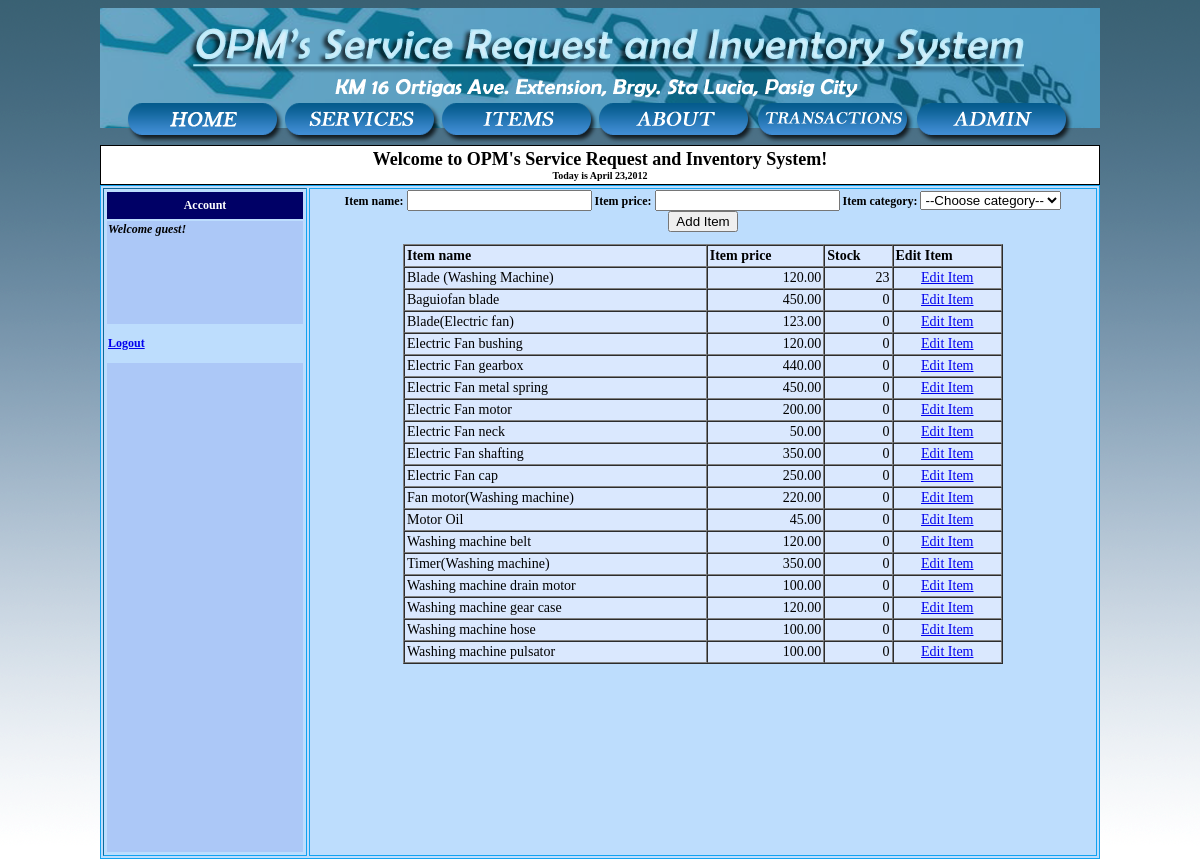
The page /items.php on the database its author committed.
### tables this page shows
CREATE TABLE IF NOT EXISTS `items` (
  `item_id` int(255) NOT NULL AUTO_INCREMENT,
  `category_id` int(255) NOT NULL,
  `name` varchar(100) NOT NULL,
  `info` text NOT NULL,
  `price` decimal(8,2) NOT NULL,
  `stock` int(8) NOT NULL,
  PRIMARY KEY (`item_id`),
  KEY `category_id` (`category_id`),
  KEY `category_id_2` (`category_id`)
);

### includes/sessionstart.php (called while the page is built, shortened)
<?php
	$user = $_SESSION['username'];
	$guest = $_SESSION['guest'];
	if(!isset($user)) $user = 'guest';
?>

### items.php (the view, shortened to what this page needs)
<?php
require_once "includes/sessionstart.php";
?>
<html>
    <head>
    </head>
    <body onLoad="MM_preloadImages('../CS192_presented/img/orderrollover.png','img/homerollover.png','img/servicesrollover.png','img/itemsrollover.png','img/aboutrollover.png','img/transactionsrollover.png','img/adminrollover.png')">
        <table width="990" height="185" border="0" cellpadding="0" cellspacing="0" class="bannerstyle" align="center">
            <tr class="bannerstyle">
                <th height="195" class="bannerstyle style2" scope="col"><div>
                <p align="center">&nbsp;</p>
                <p align="center">&nbsp;</p>
                <p align="center">&nbsp;</p>
                <p align="center">&nbsp;</p>
                <p align="center">&nbsp;</p>
                <p align="center"><a href="home.php" onMouseOut="MM_swapImgRestore()" onMouseOver="MM_swapImage('home','','img/homerollover.png',1)"><img src="img/home.png" name="home" width="157" height="40" border="0"></a><a href="services.php" onMouseOut="MM_swapImgRestore()" onMouseOver="MM_swapImage('Image2','','img/servicesrollover.png',1)"><img src="img/services.png" name="Image2" width="157" height="40" border="0"></a><a href="items.php" onMouseOut="MM_swapImgRestore()" onMouseOver="MM_swapImage('items','','img/itemsrollover.png',1)"><img src="img/items.png" name="items" width="157" height="40" border="0"></a><a href="about.php" onMouseOut="MM_swapImgRestore()" onMouseOver="MM_swapImage('about','','img/aboutrollover.png',1)"><img src="img/about.png" name="about" width="157" height="40" border="0"></a>
                    <?php
                    if ($guest == true) {
                        $write = <<<WRITE
							<a href="order.php" onMouseOut="MM_swapImgRestore()" onMouseOver="MM_swapImage('order','','img/orderrollover.png',1)"><img src="img/order.png" name="order" width="157" height="40" border="0"></a><a href="receipt.php" onMouseOut="MM_swapImgRestore()" onMouseOver="MM_swapImage('receipt','','img/receiptrollover.png',1)"><img src="img/receipt.png" name="receipt" width="157" height="40" border="0"></a>
WRITE;
                        echo $write;
                    } else {
                        $write = <<<WRITE
<a href="transactions.php" onMouseOut="MM_swapImgRestore()" onMouseOver="MM_swapImage('transactions','','img/transactionsrollover.png',1)"><img src="img/transactions.png" name="transactions" width="157" height="40" border="0"></a>
<a href="admin.php" onMouseOut="MM_swapImgRestore()" onMouseOver="MM_swapImage('admin','','img/adminrollover.png',1)"><img src="img/admin.png" name="admin" width="157" height="40" border="0"></a>
WRITE;
                        echo $write;
                    }
                    ?>
                </p>
            </div>            </th>
    </tr>
</table>
<table width="532" height="40" border="0" cellpadding="0" cellspacing="0" class="wholetable" align="center">
    <tr>
        <th width="532" height="40" bordercolor="0" class="welcomestyle" scope="col"><div align="center">
        <?php include "includes/welcomemsg.php"; ?>
    </div></th>
</tr>
</table>
<table width="1020" height="200" border="1" align="center" class="maintable">
    <tr>
        <th width="200" scope="col"><table width="168" height="666" border="0" class="sidetablestyle">
        <tr class="buttonstyle">
            <th width="158" height="27" scope="col">Account</th>
        </tr>
        <tr class="accountinfostyle">
            <th height="103" scope="col"><?php echo "Welcome $user!"; ?>
        <div align="center"></div></th>
        </tr>
        <tr>
            <th height="35" scope="col"><div align="left" class="logoutstyle"><a href="logout.php"> Logout </div></th>
        </tr>
        <tr class="accountinfostyle">
            <th height="489" scope="col">&nbsp;</th>
        </tr>
    </table></th>
<th width="802" class="maintable" scope="col">						<?php
        if ($guest == false) {
            $add = <<<ADD
						<form name="additem" action="additem.php" onsubmit=" return add(this, 'Item')">
							<label> Item name: </label>
								<input type="text" name="name">
							<label> Item price: </label>
								<input type="text" name="price">
							<label> Item category: </label>
								<select id="category" name="category[]">
									<option value="0"> --Choose category-- </option>
ADD;
            $query = "SELECT category_id, category FROM category_item";
            $result = mysql_query($query) or die(mysql_error());
            while ($row = mysql_fetch_array($result)) {
                $category = $row['category'];
                $add .=<<<ADD
							"<option value='$category'> $category </option>";
ADD;
            }
            $add .=<<<ADD
						</select>
						<input type="submit" value="Add Item">
					</form>
ADD;
            echo $add;
        }
        ?>
<table width="70%" border="1" align="center" cellpadding="2" cellspacing="0" class="liststyle">
    <tr>
        <th> Item name </th>
        <th> Item price </th>
        <?php
        if ($guest == true)
            echo '<th> Order Item </th>';
        else {
            echo '<th> Stock </th>';
            echo '<th> Edit Item </th>';
        }
        ?>
    </tr>
    <?php
    $query = "SELECT name, price, stock FROM items";
    $result = mysql_query($query) or die(mysql_error());
    $output = '';
    while ($row = mysql_fetch_array($result)) {
        $name = $row['name'];
        $price = $row['price'];
        $stock = $row['stock'];
        $output .=<<<OUTPUT
							<form name="itemtable" action="transact.php?type=Item" method="post">
								<tr>
									<td align="left"> $name </td>
									<td align="right"> $price </td>
OUTPUT;
        if ($guest == true) {
            $output .=<<<OUTPUT
								<td align="center"> <input type="text" name="order[$name]" value="Enter number" onfocus="nullify(this)"> </td>
OUTPUT;
        } else {
            $output .=<<<OUTPUT
								<td align="right"> $stock </td>
								<td align="center"> <a href="edititems.php?name=$name"> Edit Item </td>
OUTPUT;
        }
        $output .= "</tr>";
    }
    echo $output;
    ?>
</table>
</body>
</html>

### includes/welcomemsg.php
<div align="center"> <font size="4"> Welcome to OPM's Service Request and Inventory System!</font>
<br>
<?php
	echo 'Today is '. date("F j"). ','. date("Y");
?>
</div>

### items.php (style rules this page uses)
.liststyle { font-family: Georgia, "Times New Roman", Times, serif; font-size: 14px; background-color: #DAE8FE; width: 600px; text-align: left; }
.bannerstyle { font-family: Georgia, "Times New Roman", Times, serif; font-size: 10px; border: thin none #000000; background-image: url(img/banner.png); background-repeat: no-repeat; background-position: center top; height: 120px; width: 1000px; text-align: left; }
.buttonstyle { color: #FFFFFF; background-color: #000066; height: 15px; width: 90px; font-family: Georgia, "Times New Roman", Times, serif; font-size: 12px; border: thin solid #000000; }
.maintable { border: thin solid #13A3F0; text-align: center; vertical-align: text-top; background-color: #BDDDFD; font-family: Georgia, "Times New Roman", Times, serif; font-size: 12px; font-style: normal; height: auto; width: 1000px; }
.accountinfostyle { font-family: Georgia, "Times New Roman", Times, serif; font-size: 12px; font-style: italic; background-color: #ACC8F7; color: #000000; text-align: left; vertical-align: top; }
.logoutstyle { color: #003399; font-size: 12px; border-top-style: none; border-right-style: none; border-bottom-style: none; border-left-style: none; }
.welcomestyle { font-family: Georgia, "Times New Roman", Times, serif; font-size: 10px; border-top-width: thin; border-right-width: thin; border-bottom-width: thin; border-left-width: thin; border-top-style: solid; border-right-style: solid; border-bottom-style: solid; border-left-style: solid; height: 40px; width: 1000px; background-image: none; background-color: #FFFFFF; }
.sidetablestyle { background-color: #BDDDFD; width: 200px; height: 50px; }
.style2 { font-size: 9px }

### rows shown on the page
items: name "Blade (Washing Machine)", price "120.00", stock "23"
items: name "Baguiofan blade", price "450.00", stock "0"
items: name "Blade(Electric fan)", price "123.00", stock "0"
items: name "Electric Fan bushing", price "120.00", stock "0"
items: name "Electric Fan gearbox", price "440.00", stock "0"
items: name "Electric Fan metal spring", price "450.00", stock "0"
items: name "Electric Fan motor", price "200.00", stock "0"
items: name "Electric Fan neck", price "50.00", stock "0"
items: name "Electric Fan shafting", price "350.00", stock "0"
items: name "Electric Fan cap", price "250.00", stock "0"
items: name "Fan motor(Washing machine)", price "220.00", stock "0"
items: name "Motor Oil", price "45.00", stock "0"
items: name "Washing machine belt", price "120.00", stock "0"
items: name "Timer(Washing machine)", price "350.00", stock "0"
items: name "Washing machine drain motor", price "100.00", stock "0"
items: name "Washing machine gear case", price "120.00", stock "0"
items: name "Washing machine hose", price "100.00", stock "0"
items: name "Washing machine pulsator", price "100.00", stock "0"

### other values the page prints
$user "guest"
